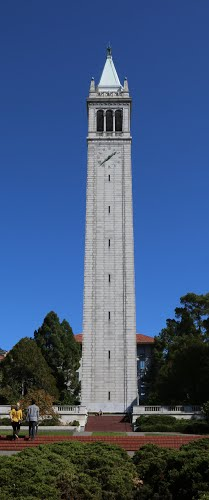
#> input picture vision/img/test.jpg, 209 x 500 px
$ python detect.py   (older library calls are emulated)
#> lines starting #> are read from the running program, lines starting #| are printed output that depends on the picture
import cv2
import numpy as np

def find_features(img, hessian_threshold=500):
    """Given a gray OpenCV image (such as from imread) return a list
    of OpenCV features and their descriptors as a tuple
    Params:
    img -- OpenCV image
    hessian_threshold -- threshold for feature selection
      (larger means fewer features)
    Returns:
    ([keypoints], [descriptors])
    """
    surf = cv2.SURF(hessian_threshold)
    kp, des = surf.detectAndCompute(img, None) # Second param is mask
    return (kp, des)

def display_features(img, kp):
    """Display window of image with feature keypoints superimposed
    The window closes on keypress
    Params:
    img -- OpenCV image
    kp -- list of keypoints outputted by surf.detect()
    Returns:
    None
    """
    kpimg = cv2.drawKeypoints(img, kp)
    cv2.imshow("Feature Keypoints", kpimg)
    cv2.waitKey(0)
    cv2.destroyWindow("Feature Keypoints")

def get_features(filename, hessian_threshold=500, sx=0.5, sy=0.5):
    """Loads an image from <filename>, performs preprocessing,
    and calls find_features() on it to retrieve features
    Preprocessing involves converting to grayscale and resizing
    Params:
    filename -- string indicating relative directory to file
    hessian_threshold -- threshold for feature selection (default 500)
    sx -- factor to resize in x (default 1)
    sy -- factor to resize in y (default 1)
    Returns:
    ([keypoints], [descriptors])
    """
    img = cv2.imread(filename)
    gray = cv2.cvtColor(img,cv2.COLOR_BGR2GRAY)
    resized_img = cv2.resize(gray, None, fx=sx, fy=sy, interpolation=cv2.INTER_NEAREST)
    return find_features(resized_img)

def get_normalized_features(filename):
    f = get_features(filename)
    f_normalized = np.array([v/np.linalg.norm(v) for v in f[1]])
    return (f_normalized, f_normalized.T)

sift = cv2.SIFT(500)

def get_descriptors(filename):
    img = cv2.imread(filename)
    img = cv2.cvtColor(img, cv2.COLOR_BGR2GRAY)
    _, des = sift.detectAndCompute(img, None)
    return des

if __name__ == "__main__":
    img = cv2.imread("img/test.jpg")
#> img is the input picture: shape (500, 209, 3); mean B, G, R 121.3, 86.8, 65.2
    gray = cv2.cvtColor(img,cv2.COLOR_BGR2GRAY)
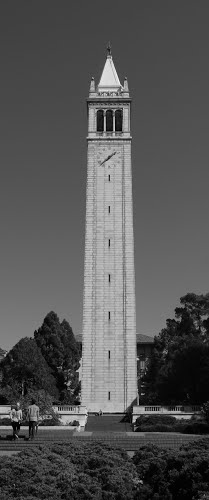
#> gray: shape (500, 209); min 0, max 248, mean 84.3
    (kp, _) = get_features("img/test.jpg")
#> in get_features, `resized_img = cv2.resize(gray, None, fx=sx, fy=sy, interpolation=cv2.I..`:
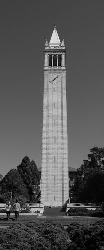
#> resized_img: shape (250, 104); min 0, max 248, mean 84.2
#> (the run stopped early here; a loop or call above may not have finished)

$ run again, with vision/img/campanile_2.jpg copied over vision/img/test.jpg
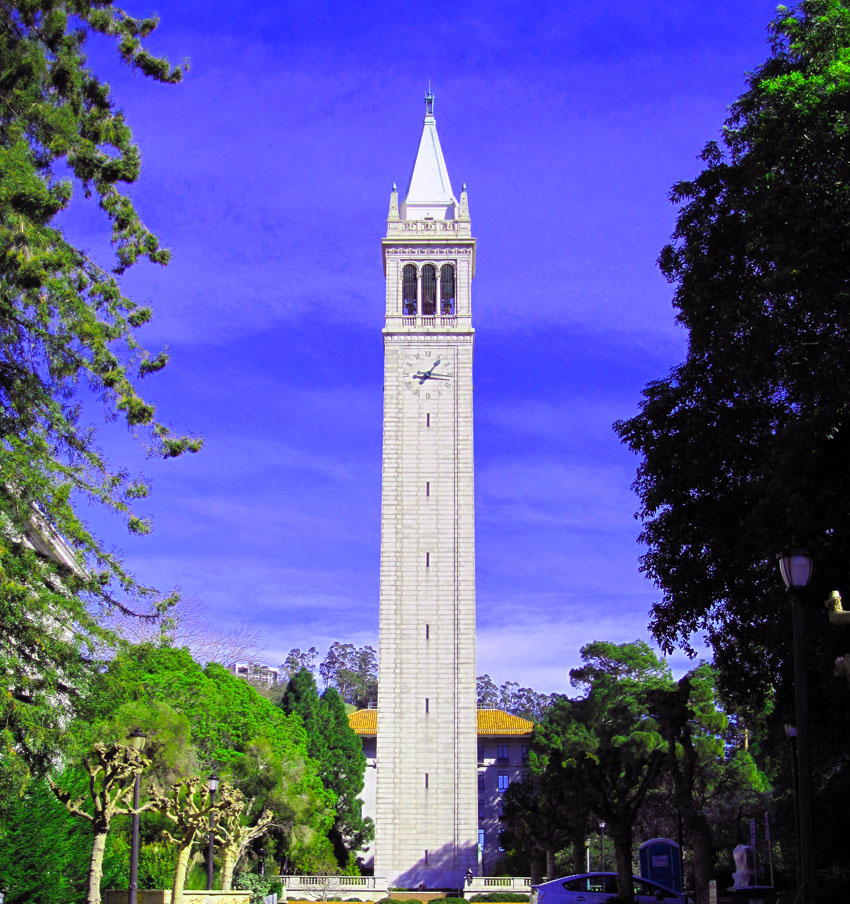
#> input picture vision/img/campanile_2.jpg, 850 x 904 px
#> img is the input picture: shape (904, 850, 3); mean B, G, R 152.3, 91.6, 89.4
#> `gray = cv2.cvtColor(img,cv2.COLOR_BGR2GRAY)`:
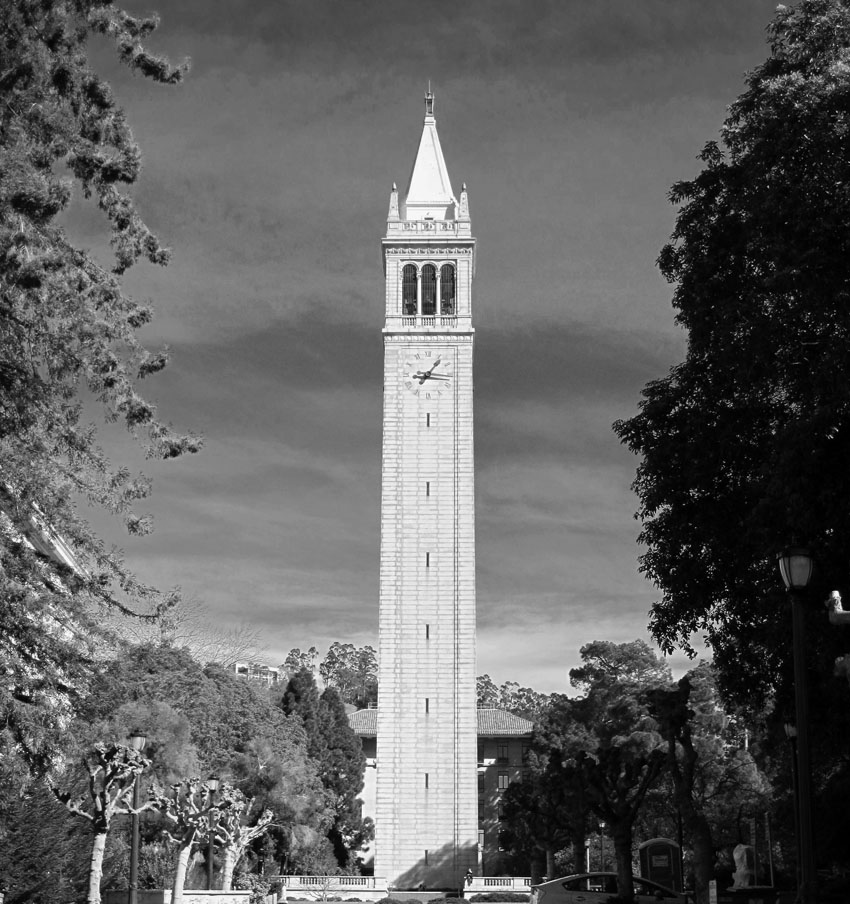
#> gray: shape (904, 850); min 0, max 255, mean 97.9
#> in get_features, `resized_img = cv2.resize(gray, None, fx=sx, fy=sy, interpolation=cv2.I..`:
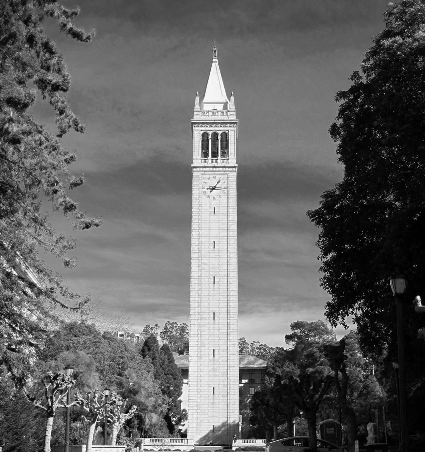
#> resized_img: shape (452, 425); min 0, max 255, mean 97.9
